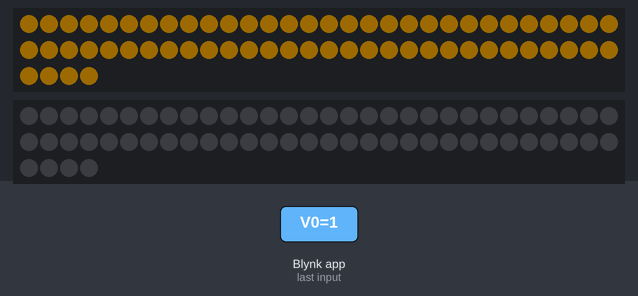
Recording of a sketch running on a simulated ESP8266 (NodeMCU). Shown: 2 × 64 RGB LEDs in strip order, left to right, continuing on the next row. The test bench sets the inputs (shaded band). Dim RGB values are drawn brighter than linear; WiFi joins after 1.5 s; servers stay silent unless stated; random numbers use the default seed unless the sketch sets one.

3.1 s: Blynk app writes 1 to V0
Above: at 3.5 s.
6.1 s: Blynk app writes 0 to V0
Timing chart, 0 to 9.1 s (numbered marks = the images above; inputs shaded):
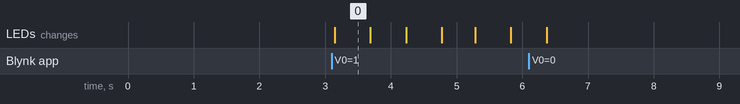

Measured:
- after the input at 3.1 s, the LEDs: change at once (image 0)

The sketch:

BlynkLightSwitchWithRandom.ino
```cpp
#include <Adafruit_NeoPixel.h>
#ifdef __AVR__
 #include <avr/power.h> // Required for 16 MHz Adafruit Trinket
#endif

#define PIN        D8 // On Trinket or Gemma, suggest changing this to 1
#define NUMPIXELS 64 // Popular NeoPixel ring size
Adafruit_NeoPixel pixels(NUMPIXELS, PIN, NEO_GRB + NEO_KHZ800);

#define DELAYVAL 500 // Time (in milliseconds) to pause between pixels
Adafruit_NeoPixel strip = Adafruit_NeoPixel(64, PIN, NEO_GRB + NEO_KHZ800);

#define BLYNK_TEMPLATE_ID "TMPL68y7Hm2yy"
#define BLYNK_TEMPLATE_NAME "ESP8266"
#define BLYNK_AUTH_TOKEN "p6ULOx8KvVCTCsObCfdZ1yyqufArBAPn"

/* Comment this out to disable prints and save space */
#define BLYNK_PRINT Serial
#define EspSerial Serial1

// Your ESP8266 baud rate:
#define ESP8266_BAUD 115200

#include <ESP8266WiFi.h>
#include <BlynkSimpleEsp8266.h>

//Hotspot:
char ssid[] = "Milab2";
char pass[] = "12345678";

int pinValue = 0;
BLYNK_WRITE(V0)
{
  pinValue = param.asInt();
}

int interval = 0;
BLYNK_WRITE(V1)
{
  interval = param.asInt() * 10;
}

int fixed_times = 0;
BLYNK_WRITE(V2){
  fixed_times = param.asInt();
}

int blinkInterval = 0;
BLYNK_WRITE(V3)
{
  blinkInterval = param.asInt() * 1000;
}

unsigned long elapsedTime = 0;
unsigned long previousTime = 0;
int randomNumber;

void yellowBrighten() {
  uint16_t i, j;
  for (j = 1; j < 20; j++) {
    for (i = 0; i < strip.numPixels(); i++) {
      strip.setPixelColor(i, j*1.5, j, 0);
    }
    strip.show();
    delay(interval);
  }
  delay(500);
}

void yellowDarken() {
  Serial.begin(9600);
  uint16_t i, j;
  for (j = 19; j > 0; j--) {
    for (i = 0; i < strip.numPixels(); i++) {
      strip.setPixelColor(i, j*1.5, j, 0);
    }
    strip.show();
    delay(interval);
  }
  delay(500);
}

void yellowBlink(){
  Serial.begin(9600);
  uint16_t i;
    for (i = 0; i < strip.numPixels(); i++) {
     strip.setPixelColor(i, 43, 40, 0);
    }
    strip.show();
    delay(500);
    pixels.clear();
}

void TurnOffNeopixels(){
    for(int i=0; i<NUMPIXELS; i++) { // For each pixel...
      pixels.setPixelColor(i, pixels.Color(0, 0, 0));
      pixels.show();   // Send the updated pixel colors to the hardware.
    }
}

void setup()
{
  #if defined(__AVR_ATtiny85__) && (F_CPU == 16000000)
  clock_prescale_set(clock_div_1);
  #endif
  strip.begin();
  strip.show();
  pixels.begin(); // INITIALIZE NeoPixel strip object (REQUIRED)
  pixels.clear();
  Serial.begin(115200);
  EspSerial.begin(ESP8266_BAUD);
  delay(10);
  Blynk.begin(BLYNK_AUTH_TOKEN, ssid, pass);
}

void loop()
{

  Blynk.run();
  if (pinValue == 1){

    if(fixed_times == 1){
      elapsedTime= millis()-previousTime;
      if(elapsedTime > blinkInterval){
        previousTime = millis();
        elapsedTime = 0;
        yellowBlink();
        yellowBlink();
      }
    }
    else{
      randomNumber = random(5);
      if(randomNumber == 5 || randomNumber == 3){
        yellowBlink();
      }
    }
    yellowBrighten();
    yellowDarken();
  }

  else{
    void TurnOffNeopixels();
  }
}
```
